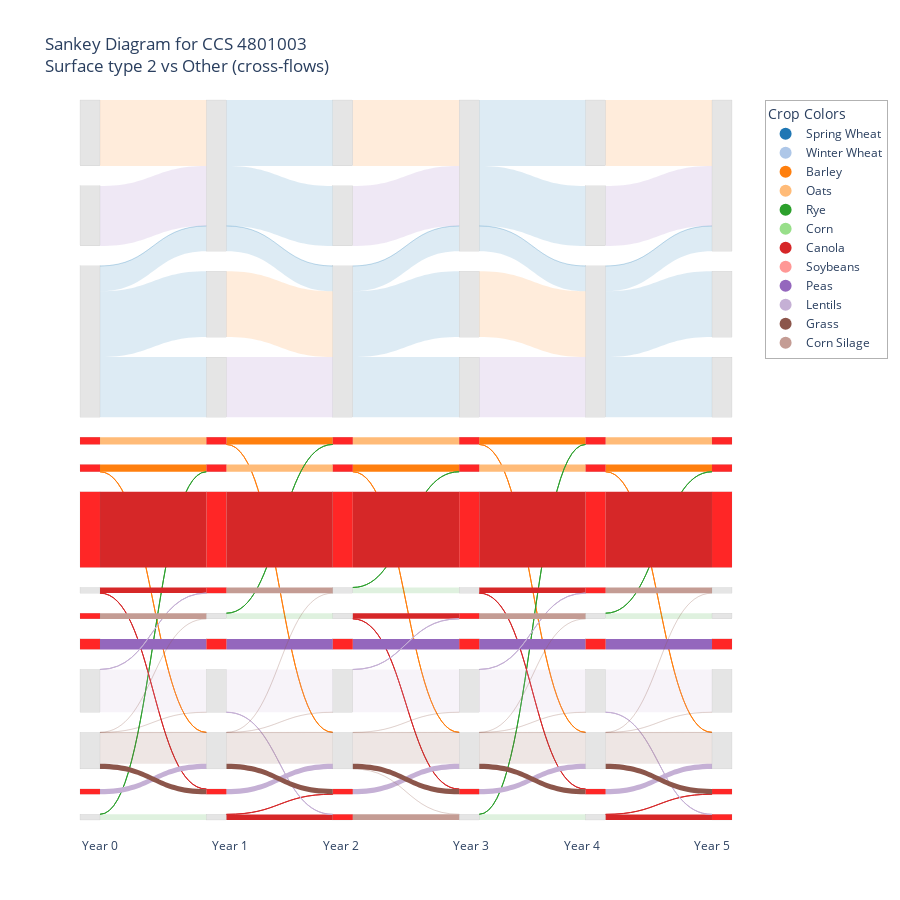

Write notebook code for a chart like this one.
### Code cell
import plotly.graph_objects as go
import matplotlib.pyplot as plt

def build_sankey_focus_size(ccs_choice, s_focus, x, Crops, K, S):
    """
    Sankey diagram with:
    - Surface type 2 vs other
    - Cross flows allowed
    - Crop colors for type 2, grey for other
    - Years along x-axis
    """

    # -----------------------------
    # 1. COLOR MAPS
    # -----------------------------
    cmap = plt.get_cmap("tab20")
    crop_colors = {crop: cmap(i % 20) for i, crop in enumerate(Crops)}
    other_color = "rgba(180,180,180,0.35)"

    # -----------------------------
    # 2. BUILD NODES
    # -----------------------------
    nodes = []
    node_idx = {}
    node_x = []
    node_y = []
    idx = 0

    # Map years to x positions [0,1]
    year_pos = {k: i / (len(K)-1) for i, k in enumerate(K)}

    node_colors = []

    for k in K:
        for crop in Crops:
            # Type 2 node
            nodes.append("")
            node_idx[(crop, k, "type2")] = idx
            node_x.append(year_pos[k])
            node_y.append(None)  # vertical auto
            idx += 1
            node_colors.append("rgba(255,0,0,0.85)")

            # Other node
            nodes.append("")
            node_idx[(crop, k, "other")] = idx
            node_x.append(year_pos[k])
            node_y.append(None)
            idx += 1
            node_colors.append("rgba(180,180,180,0.35)")

    # -----------------------------
    # 3. BUILD LINKS
    # -----------------------------
    sources, targets, values, colors, labels = [], [], [], [], []

    for k_idx, k in enumerate(K[:-1]):
        next_k = K[k_idx + 1]

        for j, crop_j in enumerate(Crops):
            for l, crop_l in enumerate(Crops):
                for s_src in S:
                    for s_tgt in S:
                        flow = x[ccs_choice, j, s_src, l, s_tgt, k_idx].X * Surface[s_src]
                        if flow < 0.00001:
                            continue

                        src_cat = "type2" if s_src == s_focus else "other"
                        tgt_cat = "type2" if s_tgt == s_focus else "other"

                        sources.append(node_idx[(crop_j, k, src_cat)])
                        targets.append(node_idx[(crop_l, next_k, tgt_cat)])
                        values.append(flow)

                        # Link color
                        if src_cat == "type2" or tgt_cat == "type2":
                            r, g, b, a = crop_colors[crop_j]
                            colors.append(f"rgba({int(r*255)}, {int(g*255)}, {int(b*255)}, {a})")
                        else:
                            r, g, b, a = crop_colors[crop_j]
                            colors.append(f"rgba({int(r*255)}, {int(g*255)}, {int(b*255)}, 0.15)")

                        # Labels: only if type2 involved
                        if src_cat == "type2" or tgt_cat == "type2":
                            labels.append(f"{crop_j} → {crop_l} (type2 flow)")
                        else:
                            labels.append("")

    # -----------------------------
    # 4. CREATE FIGURE
    # -----------------------------
    fig = go.Figure(data=[go.Sankey(
        node=dict(
            pad=20,
            thickness=20,
            label=nodes,
            color=node_colors,
            line=dict(
                color="grey",          # border color
                width=0.1               # border thickness in pixels
            ),
            x=node_x,
            y=node_y
        ),
        link=dict(
            source=sources,
            target=targets,
            value=values,
            color=colors,
            label=labels,
            hovertemplate="%{label}<br>Flow: %{value}<extra></extra>"
        )
    )])

    # -----------------------------
    # 5. CUSTOM LEGEND FOR CROPS
    # -----------------------------
    legend_traces = []
    for crop in Crops:
        r, g, b, a = crop_colors[crop]
        legend_traces.append(go.Scatter(
            x=[None], y=[None],
            mode='markers',
            marker=dict(size=15, color=f"rgba({int(r*255)}, {int(g*255)}, {int(b*255)}, {a})"),
            showlegend=True,
            name=crop
        ))

    for trace in legend_traces:
        fig.add_trace(trace)

    # -----------------------------
    # 6. ANNOTATIONS FOR YEARS (X-AXIS)
    # -----------------------------
    annotations = []
    for k, x_pos in year_pos.items():
        annotations.append(dict(
            x=x_pos,
            y=-0.05,  # below nodes
            xref="paper",
            yref="paper",
            text=f"Year {k}",
            showarrow=False,
            font=dict(size=12)
        ))

    # -----------------------------
    # 7. LAYOUT
    # -----------------------------
    fig.update_layout(
        title=f"Sankey Diagram for CCS {ccs_choice}<br>Surface type 2 vs Other (cross-flows)",
        font_size=12,
        height=900,
        plot_bgcolor='rgba(0,0,0,0)',
        xaxis=dict(showgrid=False, zeroline=False, visible=False),
        yaxis=dict(showgrid=False, zeroline=False, visible=False),
        annotations=annotations,
        legend=dict(
            title="Crop Colors",
            x=1.05,
            y=1.0,
            bordercolor="rgba(0,0,0,0.3)",
            borderwidth=1,
            itemsizing="constant",
            font=dict(size=12)
        )
    )

    fig.show()


# ---------------------------
# Example Use
# ---------------------------
ccs_choice = CCSUID[0]
s_focus = S[3]  # surface type 2
build_sankey_focus_size(ccs_choice, s_focus, x, Crops, K, S)

### Figure 1 — Plotly figure (JSON) as saved in the notebook; plotly's stock layout.template omitted (floating-point values rounded to 4 significant figures; data arrays with more than 128 entries replaced by an {"elided": "..."} marker saying what was removed)
{"data": [{"link": {"color": ["rgba(31, 119, 180, 0.15)", "rgba(31, 119, 180, 0.15)", "rgba(31, 119, 180, 0.15)", "rgba(31, 119, 180, 0.15)", "rgba(255, 127, 14, 0.15)", "rgba(255, 127, 14, 1.0)", "rgba(255, 127, 14, 1.0)", "rgba(255, 187, 120, 1.0)", "rgba(44, 160, 44, 1.0)", "rgba(44, 160, 44, 0.15)", "rgba(214, 39, 40, 1.0)", "rgba(214, 39, 40, 1.0)", "rgba(214, 39, 40, 1.0)", "rgba(148, 103, 189, 0.15)", "rgba(148, 103, 189, 1.0)", "rgba(197, 176, 213, 0.15)", "rgba(197, 176, 213, 1.0)", "rgba(197, 176, 213, 1.0)", "rgba(140, 86, 75, 0.15)", "rgba(140, 86, 75, 0.15)", "rgba(140, 86, 75, 1.0)", "rgba(140, 86, 75, 0.15)", "rgba(140, 86, 75, 0.15)", "rgba(196, 156, 148, 1.0)", "rgba(31, 119, 180, 0.15)", "rgba(31, 119, 180, 0.15)", "rgba(31, 119, 180, 0.15)", "rgba(31, 119, 180, 0.15)", "rgba(255, 127, 14, 0.15)", "rgba(255, 127, 14, 1.0)", "rgba(255, 127, 14, 1.0)", "rgba(255, 187, 120, 1.0)", "rgba(44, 160, 44, 1.0)", "rgba(44, 160, 44, 0.15)", "rgba(214, 39, 40, 1.0)", "rgba(214, 39, 40, 1.0)", "rgba(214, 39, 40, 1.0)", "rgba(148, 103, 189, 0.15)", "rgba(148, 103, 189, 1.0)", "rgba(197, 176, 213, 0.15)", "rgba(197, 176, 213, 1.0)", "rgba(197, 176, 213, 1.0)", "rgba(140, 86, 75, 0.15)", "rgba(140, 86, 75, 0.15)", "rgba(140, 86, 75, 1.0)", "rgba(140, 86, 75, 0.15)", "rgba(140, 86, 75, 0.15)", "rgba(196, 156, 148, 1.0)", "rgba(31, 119, 180, 0.15)", "rgba(31, 119, 180, 0.15)", "rgba(31, 119, 180, 0.15)", "rgba(31, 119, 180, 0.15)", "rgba(255, 127, 14, 0.15)", "rgba(255, 127, 14, 1.0)", "rgba(255, 127, 14, 1.0)", "rgba(255, 187, 120, 1.0)", "rgba(44, 160, 44, 1.0)", "rgba(44, 160, 44, 0.15)", "rgba(214, 39, 40, 1.0)", "rgba(214, 39, 40, 1.0)", "rgba(214, 39, 40, 1.0)", "rgba(148, 103, 189, 0.15)", "rgba(148, 103, 189, 1.0)", "rgba(197, 176, 213, 0.15)", "rgba(197, 176, 213, 1.0)", "rgba(197, 176, 213, 1.0)", "rgba(140, 86, 75, 0.15)", "rgba(140, 86, 75, 0.15)", "rgba(140, 86, 75, 1.0)", "rgba(140, 86, 75, 0.15)", "rgba(140, 86, 75, 0.15)", "rgba(196, 156, 148, 1.0)", "rgba(31, 119, 180, 0.15)", "rgba(31, 119, 180, 0.15)", "rgba(31, 119, 180, 0.15)", "rgba(31, 119, 180, 0.15)", "rgba(255, 127, 14, 0.15)", "rgba(255, 127, 14, 1.0)", "rgba(255, 127, 14, 1.0)", "rgba(255, 187, 120, 1.0)", "rgba(44, 160, 44, 1.0)", "rgba(44, 160, 44, 0.15)", "rgba(214, 39, 40, 1.0)", "rgba(214, 39, 40, 1.0)", "rgba(214, 39, 40, 1.0)", "rgba(148, 103, 189, 0.15)", "rgba(148, 103, 189, 1.0)", "rgba(197, 176, 213, 0.15)", "rgba(197, 176, 213, 1.0)", "rgba(197, 176, 213, 1.0)", "rgba(140, 86, 75, 0.15)", "rgba(140, 86, 75, 0.15)", "rgba(140, 86, 75, 1.0)", "rgba(140, 86, 75, 0.15)", "rgba(140, 86, 75, 0.15)", "rgba(196, 156, 148, 1.0)", "rgba(31, 119, 180, 0.15)", "rgba(31, 119, 180, 0.15)", "rgba(31, 119, 180, 0.15)", "rgba(31, 119, 180, 0.15)", "rgba(255, 127, 14, 0.15)", "rgba(255, 127, 14, 1.0)", "rgba(255, 127, 14, 1.0)", "rgba(255, 187, 120, 1.0)", "rgba(44, 160, 44, 1.0)", "rgba(44, 160, 44, 0.15)", "rgba(214, 39, 40, 1.0)", "rgba(214, 39, 40, 1.0)", "rgba(214, 39, 40, 1.0)", "rgba(148, 103, 189, 0.15)", "rgba(148, 103, 189, 1.0)", "rgba(197, 176, 213, 0.15)", "rgba(197, 176, 213, 1.0)", "rgba(197, 176, 213, 1.0)", "rgba(140, 86, 75, 0.15)", "rgba(140, 86, 75, 0.15)", "rgba(140, 86, 75, 1.0)", "rgba(140, 86, 75, 0.15)", "rgba(140, 86, 75, 0.15)", "rgba(196, 156, 148, 1.0)"], "hovertemplate": "%{label}<br>Flow: %{value}<extra></extra>", "label": ["", "", "", "", "", "Barley → Oats (type2 flow)", "Barley → Grass (type2 flow)", "Oats → Barley (type2 flow)", "Rye → Oats (type2 flow)", "", "Canola → Canola (type2 flow)", "Canola → Lentils (type2 flow)", "Canola → Corn Silage (type2 flow)", "", "Peas → Peas (type2 flow)", "", "Lentils → Grass (type2 flow)", "Lentils → Corn Silage (type2 flow)", "", "", "Grass → Lentils (type2 flow)", "", "", "Corn Silage → Rye (type2 flow)", "", "", "", "", "", "Barley → Oats (type2 flow)", "Barley → Grass (type2 flow)", "Oats → Barley (type2 flow)", "Rye → Oats (type2 flow)", "", "Canola → Canola (type2 flow)", "Canola → Lentils (type2 flow)", "Canola → Corn Silage (type2 flow)", "", "Peas → Peas (type2 flow)", "", "Lentils → Grass (type2 flow)", "Lentils → Corn Silage (type2 flow)", "", "", "Grass → Lentils (type2 flow)", "", "", "Corn Silage → Rye (type2 flow)", "", "", "", "", "", "Barley → Oats (type2 flow)", "Barley → Grass (type2 flow)", "Oats → Barley (type2 flow)", "Rye → Oats (type2 flow)", "", "Canola → Canola (type2 flow)", "Canola → Lentils (type2 flow)", "Canola → Corn Silage (type2 flow)", "", "Peas → Peas (type2 flow)", "", "Lentils → Grass (type2 flow)", "Lentils → Corn Silage (type2 flow)", "", "", "Grass → Lentils (type2 flow)", "", "", "Corn Silage → Rye (type2 flow)", "", "", "", "", "", "Barley → Oats (type2 flow)", "Barley → Grass (type2 flow)", "Oats → Barley (type2 flow)", "Rye → Oats (type2 flow)", "", "Canola → Canola (type2 flow)", "Canola → Lentils (type2 flow)", "Canola → Corn Silage (type2 flow)", "", "Peas → Peas (type2 flow)", "", "Lentils → Grass (type2 flow)", "Lentils → Corn Silage (type2 flow)", "", "", "Grass → Lentils (type2 flow)", "", "", "Corn Silage → Rye (type2 flow)", "", "", "", "", "", "Barley → Oats (type2 flow)", "Barley → Grass (type2 flow)", "Oats → Barley (type2 flow)", "Rye → Oats (type2 flow)", "", "Canola → Canola (type2 flow)", "Canola → Lentils (type2 flow)", "Canola → Corn Silage (type2 flow)", "", "Peas → Peas (type2 flow)", "", "Lentils → Grass (type2 flow)", "Lentils → Corn Silage (type2 flow)", "", "", "Grass → Lentils (type2 flow)", "", "", "Corn Silage → Rye (type2 flow)"], "source": [1, 1, 1, 1, 5, 4, 4, 6, 9, 9, 12, 13, 13, 17, 16, 19, 18, 19, 21, 21, 21, 21, 21, 22, 25, 25, 25, 25, 29, 28, 28, 30, 33, 33, 36, 37, 37, 41, 40, 43, 42, 43, 45, 45, 45, 45, 45, 46, 49, 49, 49, 49, 53, 52, 52, 54, 57, 57, 60, 61, 61, 65, 64, 67, 66, 67, 69, 69, 69, 69, 69, 70, 73, 73, 73, 73, 77, 76, 76, 78, 81, 81, 84, 85, 85, 89, 88, 91, 90, 91, 93, 93, 93, 93, 93, 94, 97, 97, 97, 97, 101, 100, 100, 102, 105, 105, 108, 109, 109, 113, 112, 115, 114, 115, 117, 117, 117, 117, 117, 118], "target": [25, 25, 29, 41, 25, 30, 45, 28, 30, 37, 36, 42, 46, 25, 40, 43, 45, 46, 33, 43, 42, 45, 45, 33, 49, 49, 53, 65, 49, 54, 69, 52, 54, 61, 60, 66, 70, 49, 64, 67, 69, 70, 57, 67, 66, 69, 69, 57, 73, 73, 77, 89, 73, 78, 93, 76, 78, 85, 84, 90, 94, 73, 88, 91, 93, 94, 81, 91, 90, 93, 93, 81, 97, 97, 101, 113, 97, 102, 117, 100, 102, 109, 108, 114, 118, 97, 112, 115, 117, 118, 105, 115, 114, 117, 117, 105, 121, 121, 125, 137, 121, 126, 141, 124, 126, 133, 132, 138, 142, 121, 136, 139, 141, 142, 129, 139, 138, 141, 141, 129], "value": [11.61, 5755.0, 15050.0, 13710.0, 15050.0, 1670.0, 3.2, 1673.0, 3.2, 1305.0, 17280.0, 36.08, 1269.0, 13710.0, 2395.0, 9772.0, 1214.0, 36.08, 3.2, 36.08, 1178.0, 36.08, 7115.0, 1305.0, 11.61, 5755.0, 15050.0, 13710.0, 15050.0, 1670.0, 3.2, 1673.0, 3.2, 1305.0, 17280.0, 36.08, 1269.0, 13710.0, 2395.0, 9772.0, 1214.0, 36.08, 3.2, 36.08, 1178.0, 36.08, 7115.0, 1305.0, 11.61, 5755.0, 15050.0, 13710.0, 15050.0, 1670.0, 3.2, 1673.0, 3.2, 1305.0, 17280.0, 36.08, 1269.0, 13710.0, 2395.0, 9772.0, 1214.0, 36.08, 3.2, 36.08, 1178.0, 36.08, 7115.0, 1305.0, 11.61, 5755.0, 15050.0, 13710.0, 15050.0, 1670.0, 3.2, 1673.0, 3.2, 1305.0, 17280.0, 36.08, 1269.0, 13710.0, 2395.0, 9772.0, 1214.0, 36.08, 3.2, 36.08, 1178.0, 36.08, 7115.0, 1305.0, 11.61, 5755.0, 15050.0, 13710.0, 15050.0, 1670.0, 3.2, 1673.0, 3.2, 1305.0, 17280.0, 36.08, 1269.0, 13710.0, 2395.0, 9772.0, 1214.0, 36.08, 3.2, 36.08, 1178.0, 36.08, 7115.0, 1305.0]}, "node": {"color": {"elided": "144 str values"}, "label": {"elided": "144 str values"}, "line": {"color": "grey", "width": 0.1}, "pad": 20, "thickness": 20, "x": {"elided": "144 float values"}, "y": {"elided": "144 null values"}}, "type": "sankey"}, {"marker": {"color": "rgba(31, 119, 180, 1.0)", "size": 15}, "mode": "markers", "name": "Spring Wheat", "showlegend": true, "type": "scatter", "x": [null], "y": [null]}, {"marker": {"color": "rgba(174, 199, 232, 1.0)", "size": 15}, "mode": "markers", "name": "Winter Wheat", "showlegend": true, "type": "scatter", "x": [null], "y": [null]}, {"marker": {"color": "rgba(255, 127, 14, 1.0)", "size": 15}, "mode": "markers", "name": "Barley", "showlegend": true, "type": "scatter", "x": [null], "y": [null]}, {"marker": {"color": "rgba(255, 187, 120, 1.0)", "size": 15}, "mode": "markers", "name": "Oats", "showlegend": true, "type": "scatter", "x": [null], "y": [null]}, {"marker": {"color": "rgba(44, 160, 44, 1.0)", "size": 15}, "mode": "markers", "name": "Rye", "showlegend": true, "type": "scatter", "x": [null], "y": [null]}, {"marker": {"color": "rgba(152, 223, 138, 1.0)", "size": 15}, "mode": "markers", "name": "Corn", "showlegend": true, "type": "scatter", "x": [null], "y": [null]}, {"marker": {"color": "rgba(214, 39, 40, 1.0)", "size": 15}, "mode": "markers", "name": "Canola", "showlegend": true, "type": "scatter", "x": [null], "y": [null]}, {"marker": {"color": "rgba(255, 152, 150, 1.0)", "size": 15}, "mode": "markers", "name": "Soybeans", "showlegend": true, "type": "scatter", "x": [null], "y": [null]}, {"marker": {"color": "rgba(148, 103, 189, 1.0)", "size": 15}, "mode": "markers", "name": "Peas", "showlegend": true, "type": "scatter", "x": [null], "y": [null]}, {"marker": {"color": "rgba(197, 176, 213, 1.0)", "size": 15}, "mode": "markers", "name": "Lentils", "showlegend": true, "type": "scatter", "x": [null], "y": [null]}, {"marker": {"color": "rgba(140, 86, 75, 1.0)", "size": 15}, "mode": "markers", "name": "Grass", "showlegend": true, "type": "scatter", "x": [null], "y": [null]}, {"marker": {"color": "rgba(196, 156, 148, 1.0)", "size": 15}, "mode": "markers", "name": "Corn Silage", "showlegend": true, "type": "scatter", "x": [null], "y": [null]}], "layout": {"annotations": [{"font": {"size": 12}, "showarrow": false, "text": "Year 0", "x": 0, "xref": "paper", "y": -0.05, "yref": "paper"}, {"font": {"size": 12}, "showarrow": false, "text": "Year 1", "x": 0.2, "xref": "paper", "y": -0.05, "yref": "paper"}, {"font": {"size": 12}, "showarrow": false, "text": "Year 2", "x": 0.4, "xref": "paper", "y": -0.05, "yref": "paper"}, {"font": {"size": 12}, "showarrow": false, "text": "Year 3", "x": 0.6, "xref": "paper", "y": -0.05, "yref": "paper"}, {"font": {"size": 12}, "showarrow": false, "text": "Year 4", "x": 0.8, "xref": "paper", "y": -0.05, "yref": "paper"}, {"font": {"size": 12}, "showarrow": false, "text": "Year 5", "x": 1, "xref": "paper", "y": -0.05, "yref": "paper"}], "font": {"size": 12}, "height": 900, "legend": {"bordercolor": "rgba(0,0,0,0.3)", "borderwidth": 1, "font": {"size": 12}, "itemsizing": "constant", "title": {"text": "Crop Colors"}, "x": 1.05, "y": 1}, "plot_bgcolor": "rgba(0,0,0,0)", "title": {"text": "Sankey Diagram for CCS 4801003<br>Surface type 2 vs Other (cross-flows)"}, "xaxis": {"showgrid": false, "visible": false, "zeroline": false}, "yaxis": {"showgrid": false, "visible": false, "zeroline": false}}}
